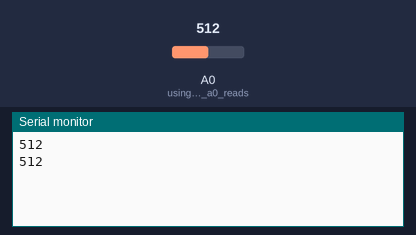
A sketch run on a simulated Arduino Uno, built with avr-gcc and run on an emulated ATmega328P. Shown: the last lines printed to the serial monitor. The inputs (shaded band) are chosen by the test bench; at power-on: A0 (using_analog_pin_a0_reads) = 512.

Above: at 1.8 s.
1.9 s: A0 (using_analog_pin_a0_reads) set to 716
At 2.5 s:
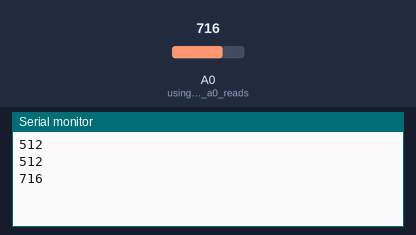
3.4 s: A0 (using_analog_pin_a0_reads) set to 900
At 4.8 s:
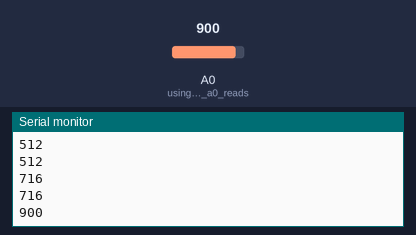
Timing chart, 0 to 6.4 s (numbered marks = the images above; inputs shaded):
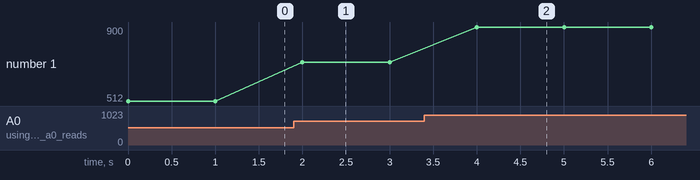

Measured:
- after the input at 1.9 s, the serial monitor: prints a new line after 0.10 s (image 1)
- after the input at 3.4 s, the serial monitor: prints a new line after 0.60 s (image 2)
- plotted number 1: 512 → 716 after the input at 1.9 s, 716 → 900 after the input at 3.4 s

The sketch:

moisture_sensor.ino
```cpp
/*programm: to read the moisture vlaues using moisture sensor*/

void setup() {

pinMode(A0,INPUT);// using analog pin a0 reads sensor values

Serial.begin(9600);//serial monitor begins
}

void loop() {

  long value= analogRead(A0);//reads analog vlaues of sensor and stores in "value"
  Serial.println(value);//prints the moisture vlaues
  delay(1000);
}
```
